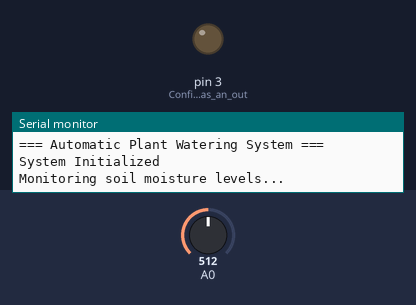
Recording of a sketch running on a simulated Arduino Uno, built with avr-gcc and run on an emulated ATmega328P. Shown: output pins drawn as LEDs (lit = HIGH), the last lines printed to the serial monitor. The inputs (shaded band) are chosen by the test bench; at power-on: A0 = 512.

Above: at 0.1 s.
At 1.2 s:
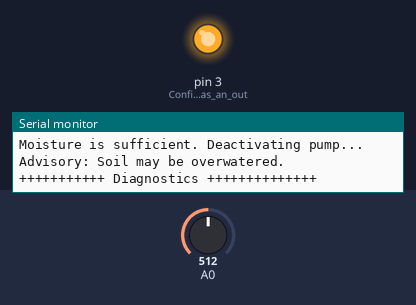
1.3 s: A0 set to 716
3.4 s: A0 set to 900
Timing chart, 0 to 6.4 s (numbered marks = the images above; inputs shaded):
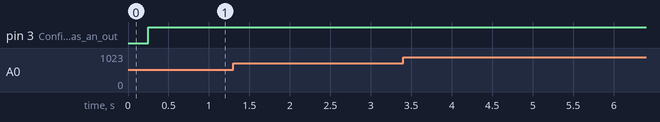

The sketch:

code.ino
```cpp
// Variables for storing soil moisture data
int soilMoistureValue = 0; // Raw sensor reading
int percentage = 0;       // Calculated moisture level in percentage

// Initialization function
void setup() {
  pinMode(3, OUTPUT); // Configure pin 3 as an output for pump control
  Serial.begin(9600); // Initialize serial communication

  // Initial debug messages
  Serial.println("=== Automatic Plant Watering System ===");
  Serial.println("System Initialized");
  Serial.println("Monitoring soil moisture levels...");
  Serial.println("======================================");
}

// Main program loop
void loop() {
  // Read raw soil moisture data
  soilMoistureValue = analogRead(A0);

  // Convert raw data to percentage
  percentage = map(soilMoistureValue, 490, 1023, 100, 0);

  // Print raw data and calculated percentage
  printSensorData(soilMoistureValue, percentage);

  // Check soil moisture and control pump
  if (percentage < 10) {
    activatePump();
  } else if (percentage > 80) {
    deactivatePump();
  } else {
    maintainMoisture();
  }

  // Provide feedback and insights
  checkMoistureHealth(percentage);
  logDiagnostics(soilMoistureValue, percentage);

  // Add a delay for stability
  delay(500);
}

// Function to print sensor data
void printSensorData(int rawValue, int moisturePercent) {
  Serial.println("------------- Sensor Data -------------");
  Serial.print("Raw Value: ");
  Serial.println(rawValue);
  Serial.print("Moisture Percentage: ");
  Serial.println(moisturePercent);
  Serial.println("---------------------------------------");
}

// Function to activate the pump
void activatePump() {
  Serial.println("Moisture is too low. Activating pump...");
  digitalWrite(3, LOW); // Turn the pump ON
}

// Function to deactivate the pump
void deactivatePump() {
  Serial.println("Moisture is sufficient. Deactivating pump...");
  digitalWrite(3, HIGH); // Turn the pump OFF
}

// Function to indicate that no action is needed
void maintainMoisture() {
  Serial.println("Moisture levels are adequate. No action required.");
}

// Function to check moisture health
void checkMoistureHealth(int moisturePercent) {
  if (moisturePercent < 50) {
    Serial.println("Advisory: Soil moisture is below optimal levels.");
  } else if (moisturePercent >= 50 && moisturePercent <= 80) {
    Serial.println("Advisory: Soil moisture is in the optimal range.");
  } else {
    Serial.println("Advisory: Soil may be overwatered.");
  }
}

// Function for detailed diagnostics
void logDiagnostics(int rawValue, int moisturePercent) {
  Serial.println("+++++++++++ Diagnostics ++++++++++++++");
  Serial.print("Sensor Value: ");
  Serial.println(rawValue);
  Serial.print("Calculated Moisture Percentage: ");
  Serial.println(moisturePercent);

  // Provide guidance based on percentage
  if (moisturePercent < 30) {
    Serial.println("Warning: Very dry soil detected!");
  } else if (moisturePercent > 90) {
    Serial.println("Warning: Soil is saturated with water!");
  }

  // Add a closing line for clarity
  Serial.println("+++++++++++++++++++++++++++++++++++++++");
}
```
